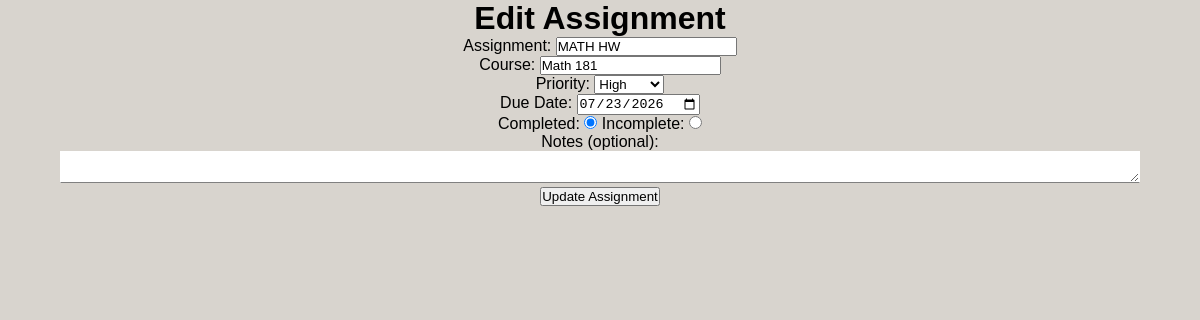
Screenshot of /edit-assignment/1 (signed in) with the database file from the repository.
### app/models.py (models this page shows, shortened)
class Assignment(db.Model):
    id = db.Column(db.Integer, primary_key=True)
    name = db.Column(db.String(150))
    course = db.Column(db.String(150))
    priority = db.Column(db.String(150))
    due_date = db.Column(db.Date)
    notes = db.Column(db.String(10000))
    completion_status = db.Column(db.Boolean, default=False)
    student = db.Column(db.Integer, db.ForeignKey('user.id'))

### app/dashboard/routes.py (the view, shortened to what this page needs)
@views.route("/edit-assignment/<int:id>", methods=["GET", "POST"])
@login_required
def edit_assignment(id):
    assignment = Assignment.query.get_or_404(id)
    return render_template("edit.html", assignment=assignment, user=current_user)

### app/__init__.py (called while the page is built)
def create_app():
    app = Flask(__name__)
    app.config['SECRET_KEY'] = os.environ.get("SECRET_KEY")
    app.config['SQLALCHEMY_DATABASE_URI'] = 'sqlite:///database.db'
    db.init_app(app)
    from app.auth.routes import auth
    from app.dashboard.routes import views
    app.register_blueprint(auth, url_prefix="/auth")
    app.register_blueprint(views, url_prefix="/")
    from .models import User, Assignment
    login_manager = LoginManager()
    login_manager.login_view = "auth.login"
    login_manager.init_app(app)
    @login_manager.user_loader
    def load_user(id):
        return User.query.get(int(id))
    if not path.exists('app/' + "database.db"):
        with app.app_context():
            db.create_all()
        print('Created Database!')
    return app

### app/templates/edit.html (shortened to what this page needs)
{% extends "index.html" %}
{% block content %}
    <div align="center">
        <h1>Edit Assignment</h1>
        <form method="POST" action="/edit-assignment/{{ assignment.id }}">
            <div>
                <label for="name">Assignment:</label>
                <input type="text" name="name" id="name" value="{{ assignment.name }}" placeholder="Example: Study for Final Exam" required><br>
                <label for="course">Course:</label>
                <input type="text" name="course" id="course" value="{{ assignment.course }}" required>
            </div>
            <div>
                <label for="priority">Priority:</label>
                <select name="priority" id="priority" required>
                    <option value="High" selected>High</option>
                </select><br>
            </div>
            <div>
                <label for="due_date">Due Date:</label>
                <input type="date" name="due_date" id="due_date" value= "{{ assignment.due_date }}" required><br>
            </div>
            <div>
                <label for="complete">Completed: </label>
                <input type="radio" name="completed" id="complete" value="True" {% if assignment.completion_status %}checked{% endif %}>
                <label for="incomplete">Incomplete: </label>
                <input type="radio" name="completed" id="incomplete" value="False" {% if not assignment.completion_status %}checked{% endif %}><br>
            </div>
            <label for="notes">Notes (optional):</label>
            <textarea name="notes" id="notes">{{ assignment.notes }}</textarea><br>
            <div align="center">
                <input type="submit" value="Update Assignment">
            </div>
        </form>
    </div>
{% endblock %}

### app/static/styles.css (style rules this page uses)
* { margin: 0; padding: 0; box-sizing: border-box; }
body { font-family: Arial, sans-serif; background-color: rgb(216, 212, 206); display: flex; flex-direction: column; height: 100vh; overflow: hidden; }
#notes { width: 90%; border-top: 1px solid white; border-left: 1px solid white; border-right: 1px solid white; border-bottom: 1px solid gray; }

### rows the page displays
Assignment: name "MATH HW", course "Math 181", due_date "07/23/2026", completion_status "☑ Completed:", completion_status "☐ Incomplete:"
